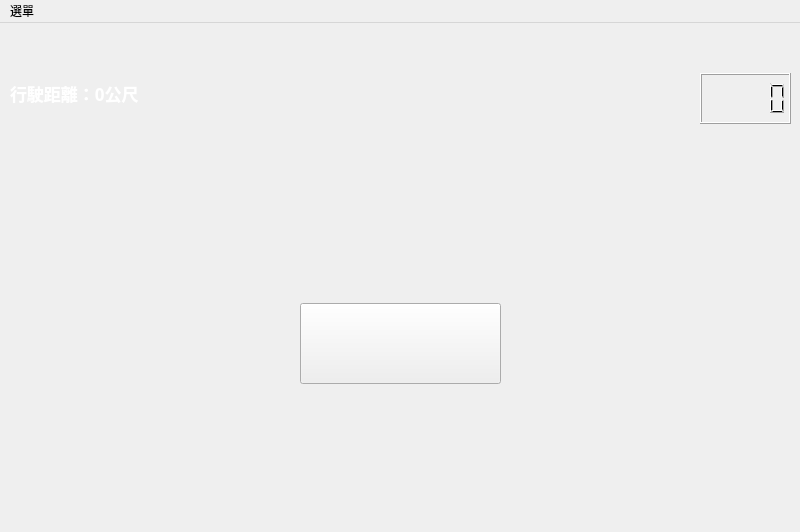
<?xml version="1.0" encoding="UTF-8"?>
<ui version="4.0">
 <class>MainWindow</class>
 <widget class="QMainWindow" name="MainWindow">
  <property name="geometry">
   <rect>
    <x>0</x>
    <y>0</y>
    <width>800</width>
    <height>532</height>
   </rect>
  </property>
  <property name="windowTitle">
   <string>嘉義大學_躲避車遊戲</string>
  </property>
  <property name="windowIcon">
   <iconset resource="image.qrc">
    <normaloff>:/src/icon.ico</normaloff>:/src/icon.ico</iconset>
  </property>
  <widget class="QWidget" name="centralwidget">
   <widget class="QLabel" name="background">
    <property name="geometry">
     <rect>
      <x>0</x>
      <y>0</y>
      <width>4800</width>
      <height>512</height>
     </rect>
    </property>
    <property name="text">
     <string/>
    </property>
    <property name="pixmap">
     <pixmap resource="image.qrc">:/src/map.png</pixmap>
    </property>
   </widget>
   <widget class="QLabel" name="car">
    <property name="geometry">
     <rect>
      <x>20</x>
      <y>230</y>
      <width>191</width>
      <height>81</height>
     </rect>
    </property>
    <property name="text">
     <string/>
    </property>
    <property name="pixmap">
     <pixmap resource="image.qrc">:/src/car.png</pixmap>
    </property>
    <property name="scaledContents">
     <bool>true</bool>
    </property>
   </widget>
   <widget class="QLabel" name="label_title">
    <property name="geometry">
     <rect>
      <x>250</x>
      <y>80</y>
      <width>291</width>
      <height>161</height>
     </rect>
    </property>
    <property name="text">
     <string/>
    </property>
    <property name="pixmap">
     <pixmap resource="image.qrc">:/src/game_name.png</pixmap>
    </property>
    <property name="scaledContents">
     <bool>true</bool>
    </property>
   </widget>
   <widget class="QPushButton" name="button_start_game">
    <property name="geometry">
     <rect>
      <x>300</x>
      <y>280</y>
      <width>201</width>
      <height>81</height>
     </rect>
    </property>
    <property name="focusPolicy">
     <enum>Qt::NoFocus</enum>
    </property>
    <property name="text">
     <string/>
    </property>
    <property name="icon">
     <iconset resource="image.qrc">
      <normaloff>:/src/start_btn.png</normaloff>:/src/start_btn.png</iconset>
    </property>
    <property name="iconSize">
     <size>
      <width>200</width>
      <height>200</height>
     </size>
    </property>
   </widget>
   <widget class="QLabel" name="label">
    <property name="geometry">
     <rect>
      <x>10</x>
      <y>40</y>
      <width>181</width>
      <height>61</height>
     </rect>
    </property>
    <property name="font">
     <font>
      <family>Agency FB</family>
      <pointsize>13</pointsize>
      <weight>75</weight>
      <bold>true</bold>
     </font>
    </property>
    <property name="styleSheet">
     <string notr="true">color:rgb(255, 255, 255)</string>
    </property>
    <property name="text">
     <string>行駛距離：0公尺</string>
    </property>
   </widget>
   <widget class="QLCDNumber" name="lcd_clock">
    <property name="geometry">
     <rect>
      <x>700</x>
      <y>50</y>
      <width>91</width>
      <height>51</height>
     </rect>
    </property>
   </widget>
   <widget class="QLabel" name="block01">
    <property name="geometry">
     <rect>
      <x>620</x>
      <y>40</y>
      <width>64</width>
      <height>64</height>
     </rect>
    </property>
    <property name="text">
     <string/>
    </property>
    <property name="pixmap">
     <pixmap resource="image.qrc">:/src/item1.png</pixmap>
    </property>
   </widget>
   <widget class="QLabel" name="block02">
    <property name="geometry">
     <rect>
      <x>620</x>
      <y>110</y>
      <width>64</width>
      <height>64</height>
     </rect>
    </property>
    <property name="text">
     <string/>
    </property>
    <property name="pixmap">
     <pixmap resource="image.qrc">:/src/item2.png</pixmap>
    </property>
   </widget>
   <widget class="QLabel" name="block03">
    <property name="geometry">
     <rect>
      <x>620</x>
      <y>180</y>
      <width>64</width>
      <height>64</height>
     </rect>
    </property>
    <property name="text">
     <string/>
    </property>
    <property name="pixmap">
     <pixmap resource="image.qrc">:/src/item3.png</pixmap>
    </property>
   </widget>
   <widget class="QLabel" name="block04">
    <property name="geometry">
     <rect>
      <x>620</x>
      <y>260</y>
      <width>64</width>
      <height>64</height>
     </rect>
    </property>
    <property name="text">
     <string/>
    </property>
    <property name="pixmap">
     <pixmap resource="image.qrc">:/src/item3.png</pixmap>
    </property>
   </widget>
   <widget class="QLabel" name="block05">
    <property name="geometry">
     <rect>
      <x>620</x>
      <y>340</y>
      <width>64</width>
      <height>64</height>
     </rect>
    </property>
    <property name="text">
     <string/>
    </property>
    <property name="pixmap">
     <pixmap resource="image.qrc">:/src/item2.png</pixmap>
    </property>
   </widget>
   <widget class="QLabel" name="block06">
    <property name="geometry">
     <rect>
      <x>620</x>
      <y>420</y>
      <width>64</width>
      <height>64</height>
     </rect>
    </property>
    <property name="text">
     <string/>
    </property>
    <property name="pixmap">
     <pixmap resource="image.qrc">:/src/item1.png</pixmap>
    </property>
   </widget>
   <zorder>background</zorder>
   <zorder>block06</zorder>
   <zorder>block05</zorder>
   <zorder>block04</zorder>
   <zorder>block03</zorder>
   <zorder>block02</zorder>
   <zorder>block01</zorder>
   <zorder>car</zorder>
   <zorder>label_title</zorder>
   <zorder>button_start_game</zorder>
   <zorder>label</zorder>
   <zorder>lcd_clock</zorder>
  </widget>
  <widget class="QMenuBar" name="menubar">
   <property name="geometry">
    <rect>
     <x>0</x>
     <y>0</y>
     <width>800</width>
     <height>24</height>
    </rect>
   </property>
   <widget class="QMenu" name="menu">
    <property name="title">
     <string>選單</string>
    </property>
    <addaction name="actionstart_game"/>
    <addaction name="actionclose_game"/>
   </widget>
   <addaction name="menu"/>
  </widget>
  <action name="actionstart_game">
   <property name="text">
    <string>開始遊戲</string>
   </property>
  </action>
  <action name="actionclose_game">
   <property name="text">
    <string>結束遊戲</string>
   </property>
  </action>
 </widget>
 <resources>
  <include location="image.qrc"/>
 </resources>
 <connections/>
</ui>
